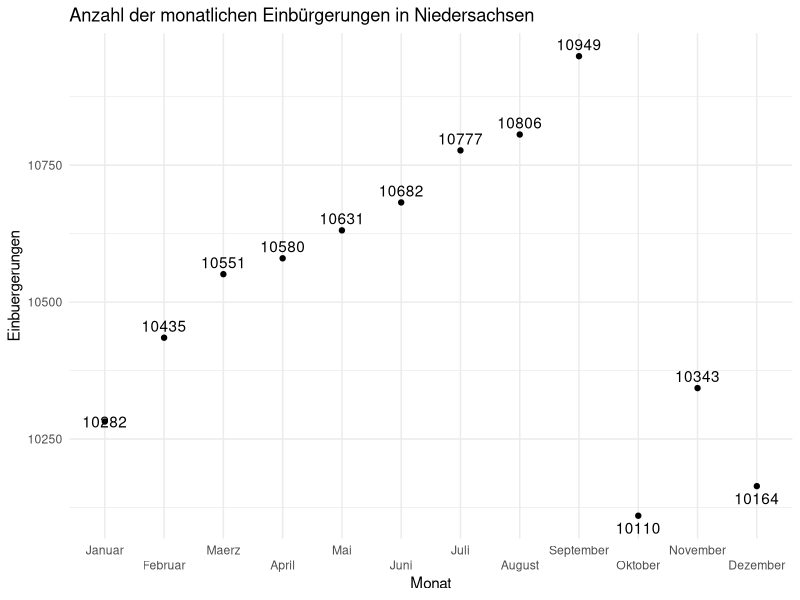

Write the R code that produced this figure.
## ---- chunk 1
library("ggplot2")

# Laden Sie die CSV-Datei aus dem Ordner "data" im Repository
data <- read.csv("../data/2022_Einbuergerung.csv", sep = ";")

# Die Monate in der richtigen Reihenfolge als Faktor erstellen
data$Monat <- factor(data$Monat, levels = c("Januar", "Februar", "Maerz", "April", "Mai", "Juni", "Juli", "August", "September", "Oktober", "November", "Dezember"))

# Daten für die Berechnung der Differenzen vorbereiten
data$Diff <- c(NA, diff(data$Einbuergerungen))

# Die Grafik anzeigen
ggplot(data, aes(x = Monat, y = Einbuergerungen)) +
  geom_point() +  # Datenpunkte hinzufügen
  geom_text(aes(label = round(Einbuergerungen)), 
            vjust = ifelse(data$Diff < 0, 1.5, -0.5 + ifelse(data$Einbuergerungen < 500, 0.4, ifelse(data$Monat == "Januar", 2.2, 0)))) +
  labs(title = "Anzahl der monatlichen Einbürgerungen in Niedersachsen", x = "Monat", y = "Einbuergerungen") +
  theme_minimal() +  # Hintergrund weiß machen
  scale_x_discrete(guide = guide_axis(n.dodge = 2))  # Achsenabschnitte breiter machen


